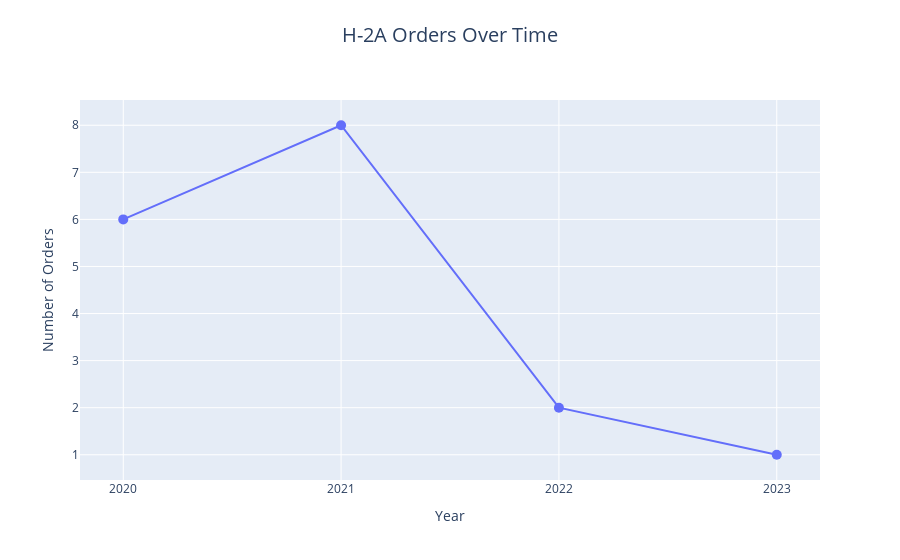

Notebook source saved alongside this figure:
### Markdown cell above
### Line Chart (shows how orders change over time)

### Code cell
import plotly.express as px

yearly = df.groupby("year").size().reset_index(name="order_count")
fig = px.line(yearly, x="year", y="order_count", title="H-2A Orders Over Time", markers=True)
fig.update_traces(marker=dict(size=10))
fig.update_layout(
    xaxis_title="Year",
    yaxis_title="Number of Orders",
    title_x=0.5,
    title_y=0.95,
    title_font=dict(size=20),
    xaxis=dict(tickmode='linear'),
    yaxis=dict(tickmode='linear')
)
fig.show()

### Figure 1 — Plotly figure (JSON) as saved in the notebook; plotly's stock layout.template omitted (floating-point values rounded to 4 significant figures)
{"data": [{"hovertemplate": "year=%{x}<br>order_count=%{y}<extra></extra>", "legendgroup": "", "line": {"color": "#636efa", "dash": "solid"}, "marker": {"size": 10, "symbol": "circle"}, "mode": "lines+markers", "name": "", "orientation": "v", "showlegend": false, "type": "scatter", "x": [2020, 2021, 2022, 2023], "xaxis": "x", "y": [6, 8, 2, 1], "yaxis": "y"}], "layout": {"legend": {"tracegroupgap": 0}, "title": {"font": {"size": 20}, "text": "H-2A Orders Over Time", "x": 0.5, "y": 0.95}, "xaxis": {"anchor": "y", "domain": [0, 1], "tickmode": "linear", "title": {"text": "Year"}}, "yaxis": {"anchor": "x", "domain": [0, 1], "tickmode": "linear", "title": {"text": "Number of Orders"}}}}
